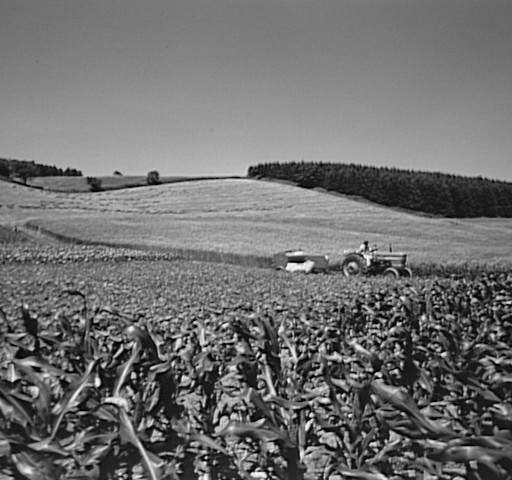
#> input picture project-1/instructions/images-project-1/cornfield.jpg, 512 x 480 px, found by its file name
$ jupyter execute exercise_2.ipynb   (shell and % lines are left out)
#> lines starting #> are read from the running program, lines starting #| are printed output that depends on the picture
#Άσκηση 2, Μετασχηματισμός Fourier:

Θεωρήστε την εικόνα αποχρώσεων του γκρι (grayscale image) ‘cornfield.jpg’.

**Ζητούμενα:**

Α. Υπολογίστε τον 2Δ μετασχηματισμό Fourier (DFT) της εικόνας και τυπώστε τα
φάσματα πλάτους και φάσης.

Β. Αντικαταστήστε το φάσμα φάσης με το κατακόρυφα συμμετρικό του (δηλαδή
συμμετρικό ως προς τον οριζόντιο άξονα) και τυπώστε εκ νέου τα φάσματα πλάτους
και φάσης του τροποποιημένου μετασχηματισμού Fourier.

Γ. Υπολογίστε τον αντίστροφο μετασχηματισμό Fourier και τυπώστε την τροποποιημένη εικόνα. Σχολιάστε το αποτέλεσμα.

[cell 1]
import matplotlib.pyplot as plt
import numpy as np
import skimage as ski

# Φόρτωση της εικόνας
image = ski.io.imread("https://github.com/KaratziasK/Digital-Image-Processing/blob/main/project-1/instructions/images-project-1/cornfield.jpg?raw=true")
#> image is the input picture: shape (480, 512); min 0, max 254, mean 112

# Υπολογισμός του 2Δ μετασχηματισμού Fourier
dft = np.fft.fft2(image)
dft_shift = np.fft.fftshift(dft)

# Υπολογισμός του φάσματος πλάτους και φάσης
width_spectrum = np.abs(dft_shift)
phase_spectrum = np.angle(dft_shift)
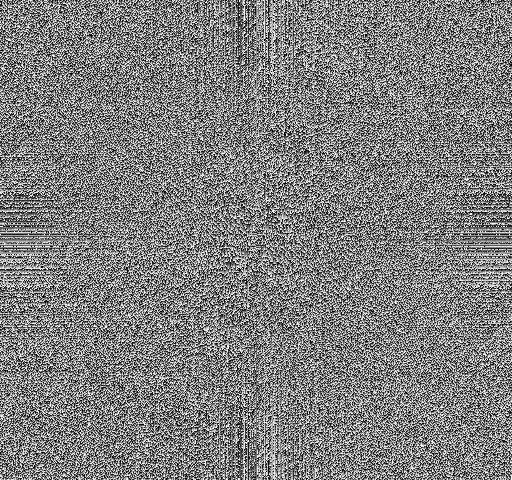
#> phase_spectrum: shape (480, 512) float64; min -3.14, max 3.14, mean 4.55e-18; drawn with min black and max white

fig1, axs1 = plt.subplots(1, 2, figsize=(10, 5))
fig1.suptitle("Α. Αρχικό Φάσμα Πλάτους και Φάσης", fontsize=14)

# Φάσμα Πλάτους
axs1[0].imshow(np.log(width_spectrum + 1), cmap='gray')
axs1[0].set_title('Φάσμα Πλάτους')
axs1[0].axis('off')

# Φάσμα Φάσης
axs1[1].imshow(phase_spectrum, cmap='gray')
axs1[1].set_title('Φάσμα Φάσης')
axs1[1].axis('off')

# Β. Τροποποίηση του φάσματος φάσης (κατακόρυφο συμμετρικό)
modified_phase_spectrum = np.flipud(phase_spectrum)
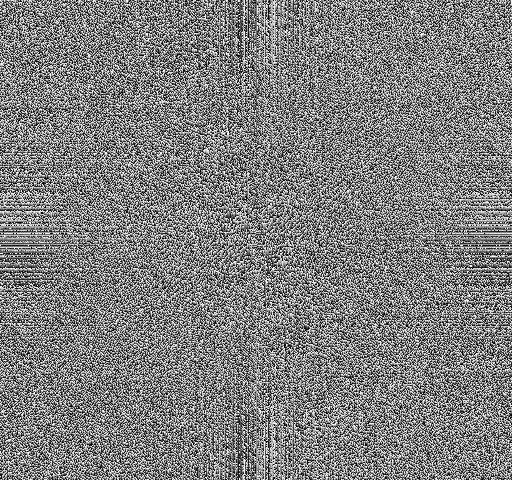
#> modified_phase_spectrum: shape (480, 512) float64; min -3.14, max 3.14, mean 4.19e-18; drawn with min black and max white

fig2, axs2 = plt.subplots(1, 2, figsize=(10, 5))
fig2.suptitle("Β. Τροποποιημένο Φάσμα Πλάτους και Φάσης", fontsize=14)

# Φάσμα Πλάτους
axs2[0].imshow(np.log(width_spectrum + 1), cmap='gray')
axs2[0].set_title('Φάσμα Πλάτους (Τροποποιημένο)')
axs2[0].axis('off')

# Φάσμα Φάσης
axs2[1].imshow(modified_phase_spectrum, cmap='gray')
axs2[1].set_title('Φάσμα Φάσης (Τροποποιημένο)')
axs2[1].axis('off')

# Δημιουργία του τροποποιημένου μετασχηματισμού Fourier
modified_fshift = width_spectrum * np.exp(1j * modified_phase_spectrum)

# Αντίστροφος μετασχηματισμός Fourier
modified_f = np.fft.ifftshift(modified_fshift)  # Αντιστροφή της μετατόπισης του φάσματος
modified_image = np.fft.ifft2(modified_f)

# Εμφάνιση της τροποποιημένης εικόνας
fig3, axs3 = plt.subplots(1, 2, figsize=(10, 5))
fig3.suptitle("Γ. Σύγκριση Αρχικής και Τροποποιημένης Εικόνας", fontsize=14)

# Αρχική εικόνα
axs3[0].imshow(image, cmap='gray')
axs3[0].set_title('Αρχική Εικόνα')
axs3[0].axis('off')

# Τροποποιημένη εικόνα
axs3[1].imshow(np.abs(modified_image), cmap='gray')
axs3[1].set_title('Τροποποιημένη Εικόνα')
axs3[1].axis('off')


plt.show()
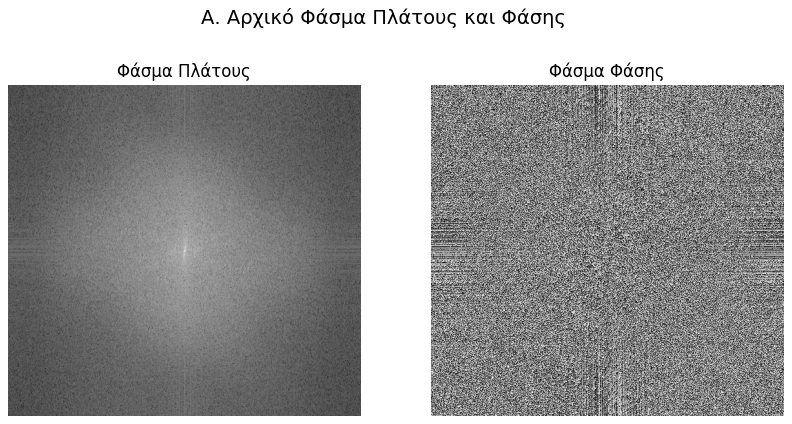
#> figure drawn by matplotlib, 2 panels
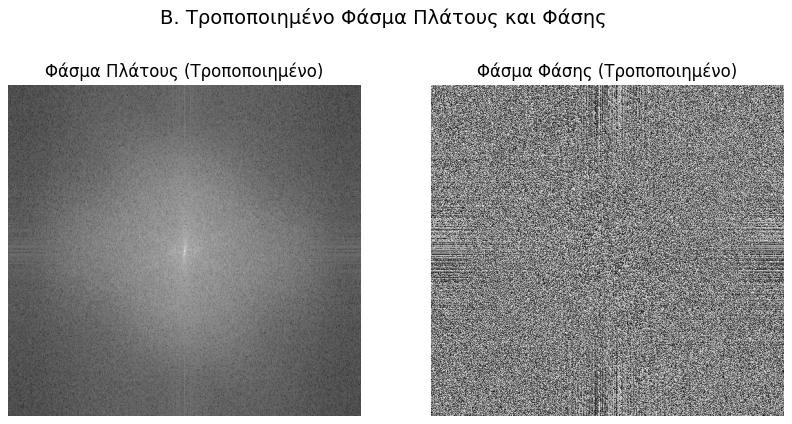
#> figure drawn by matplotlib, 2 panels
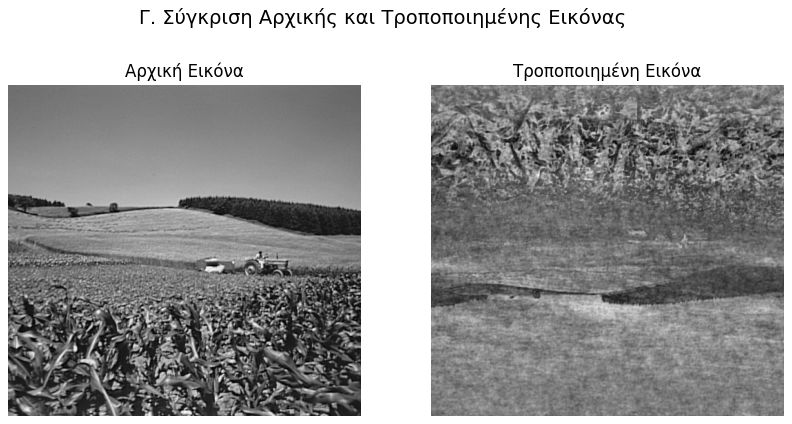
#> figure drawn by matplotlib, 2 panels

$ run again, with project-1/instructions/images-project-1/flowers.jpg copied over project-1/instructions/images-project-1/cornfield.jpg
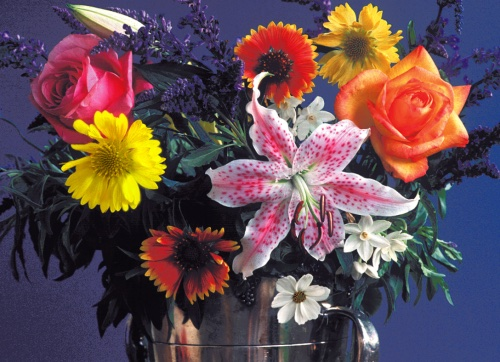
#> input picture project-1/instructions/images-project-1/flowers.jpg, 500 x 362 px, found by its file name
#> image is the input picture: shape (362, 500, 3); mean R, G, B 99.7, 77, 83.8
#> `modified_phase_spectrum = np.flipud(phase_spectrum)`:
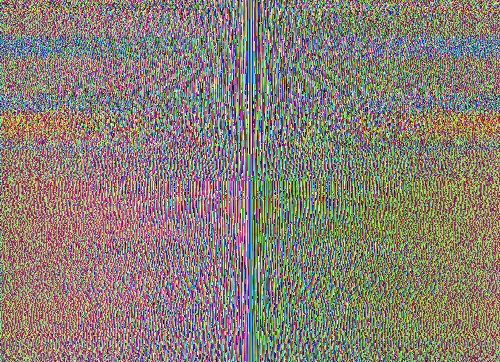
#> modified_phase_spectrum: shape (362, 500, 3) float64; mean of channels 0, 1, 2 0.224, 0.000764, -0.224; drawn with min black and max white
#> `plt.show()`:
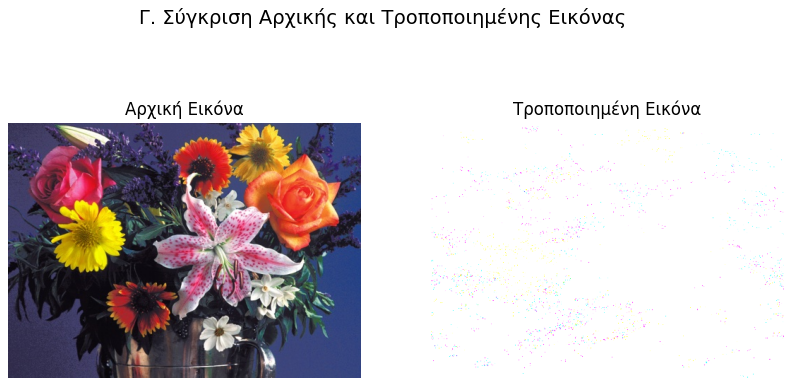
#> figure drawn by matplotlib, 2 panels

$ run again, with project-1/instructions/images-project-1/fruits.jpg copied over project-1/instructions/images-project-1/cornfield.jpg
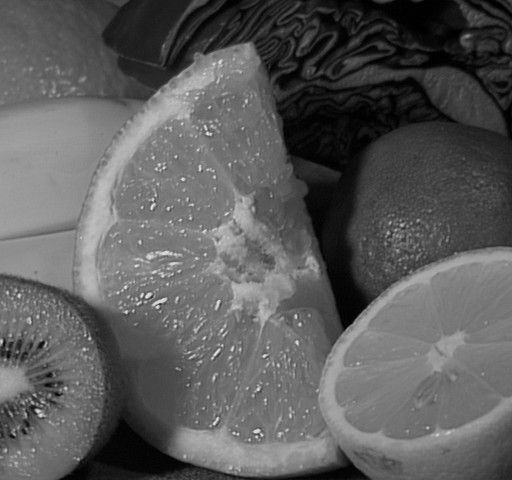
#> input picture project-1/instructions/images-project-1/fruits.jpg, 512 x 480 px, found by its file name
#> image is the input picture: shape (480, 512); min 0, max 238, mean 91.6
#> `modified_phase_spectrum = np.flipud(phase_spectrum)`:
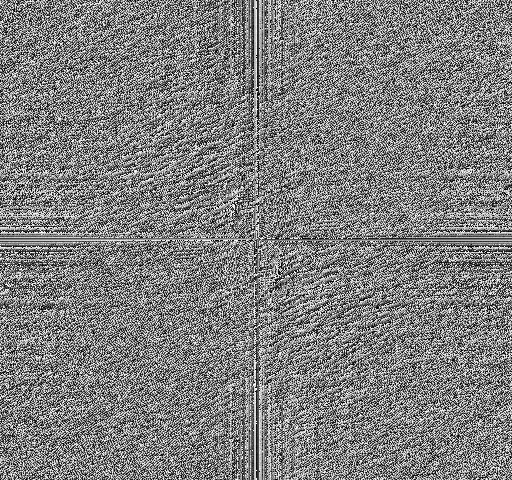
#> modified_phase_spectrum: shape (480, 512) float64; min -3.14, max 3.14, mean 1.71e-17; drawn with min black and max white
#> `plt.show()`:
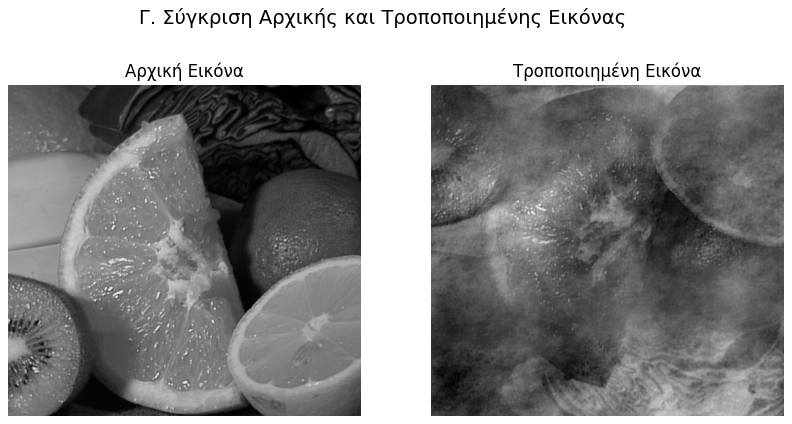
#> figure drawn by matplotlib, 2 panels

$ run again, with project-1/instructions/images-project-1/girlface.jpg copied over project-1/instructions/images-project-1/cornfield.jpg
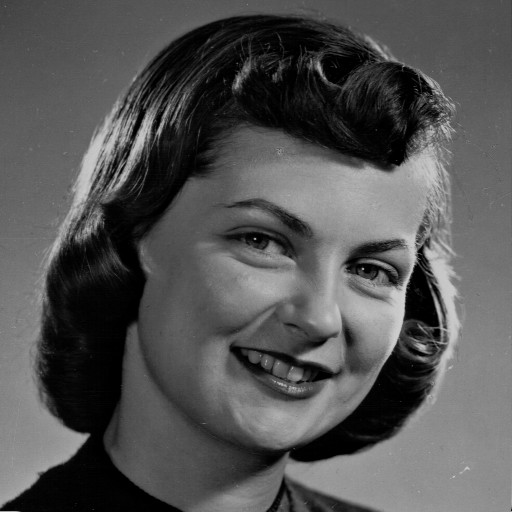
#> input picture project-1/instructions/images-project-1/girlface.jpg, 512 x 512 px, found by its file name
#> image is the input picture: shape (512, 512); min 0, max 212, mean 83.6
#> `modified_phase_spectrum = np.flipud(phase_spectrum)`:
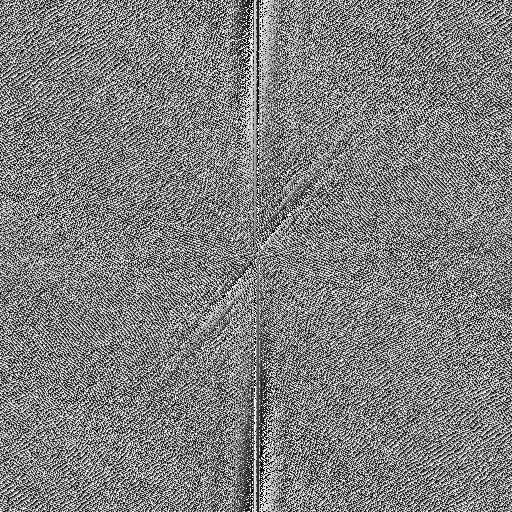
#> modified_phase_spectrum: shape (512, 512) float64; min -3.14, max 3.14, mean 3.6e-05; drawn with min black and max white
#> `plt.show()`:
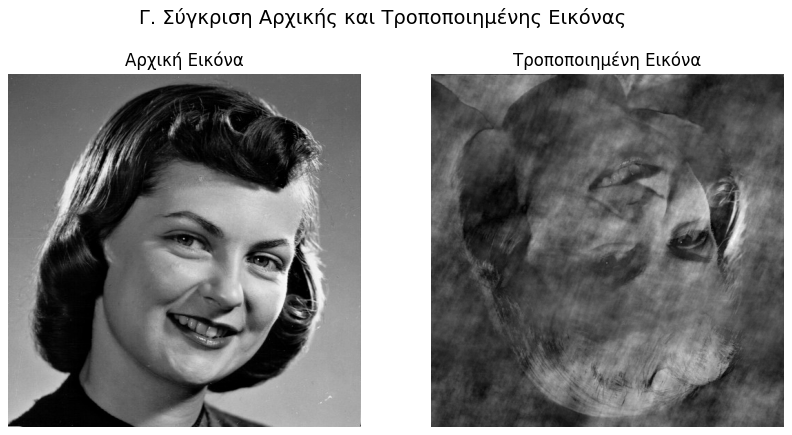
#> figure drawn by matplotlib, 2 panels
